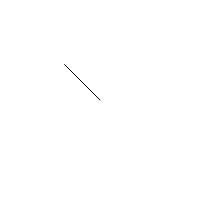
Frame 1 (no input)
Frame 60 (no input): identical to frame 1, image omitted
Frame 120 (the mouse pressed at the canvas centre since frame 60): blank canvas, image omitted

The p5.js sketch that drew this single still picture (run headless with seeded random() and noise() and a simulated clock; from frame 60 on, the mouse is pressed at the canvas centre):

// p5.js sketch
// ── sketch.js
function setup() {
  createCanvas(200, 200);
}

function draw() {
  background(255);
  
  var mouse = createVector(mouseX, mouseY);
  var center = createVector(width/2, height/2);
  mouse.sub(center)
  mouse.normalize()
  
  push()
  mouse.mult(50);
  translate(width/2, height/2);
  line(0, 0, mouse.x, mouse.y)
  pop()
}
